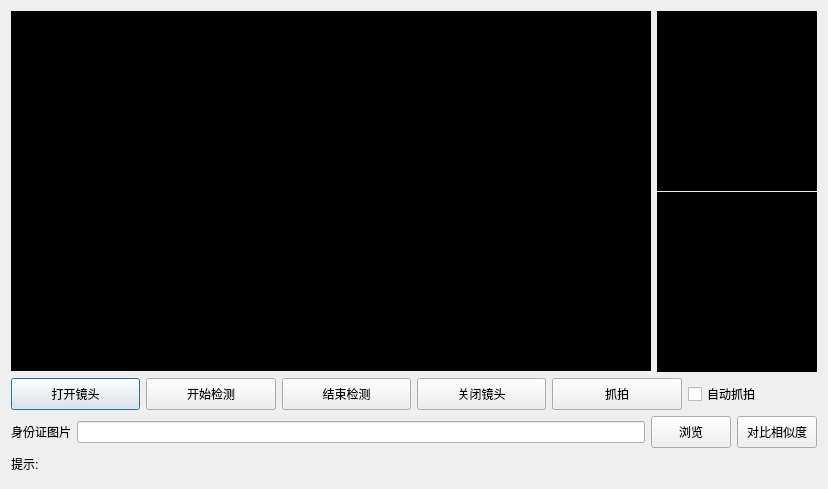
<?xml version="1.0" encoding="UTF-8"?>
<ui version="4.0">
 <class>FaceDetectClass</class>
 <widget class="QDialog" name="FaceDetectClass">
  <property name="geometry">
   <rect>
    <x>0</x>
    <y>0</y>
    <width>828</width>
    <height>489</height>
   </rect>
  </property>
  <property name="sizePolicy">
   <sizepolicy hsizetype="Fixed" vsizetype="Fixed">
    <horstretch>0</horstretch>
    <verstretch>0</verstretch>
   </sizepolicy>
  </property>
  <property name="windowTitle">
   <string>FaceDetect</string>
  </property>
  <layout class="QVBoxLayout" name="verticalLayout_2">
   <item>
    <layout class="QHBoxLayout" name="horizontalLayout">
     <item>
      <widget class="QLabel" name="label_FaceDetect">
       <property name="minimumSize">
        <size>
         <width>640</width>
         <height>360</height>
        </size>
       </property>
       <property name="maximumSize">
        <size>
         <width>640</width>
         <height>360</height>
        </size>
       </property>
       <property name="styleSheet">
        <string notr="true">background-color: rgb(0, 0, 0);</string>
       </property>
       <property name="text">
        <string>TextLabel</string>
       </property>
      </widget>
     </item>
     <item>
      <layout class="QVBoxLayout" name="verticalLayout">
       <property name="spacing">
        <number>1</number>
       </property>
       <item>
        <widget class="QLabel" name="label_FaceCapture">
         <property name="minimumSize">
          <size>
           <width>160</width>
           <height>180</height>
          </size>
         </property>
         <property name="maximumSize">
          <size>
           <width>160</width>
           <height>180</height>
          </size>
         </property>
         <property name="styleSheet">
          <string notr="true">background-color: rgb(0, 0, 0);</string>
         </property>
         <property name="text">
          <string>TextLabel</string>
         </property>
        </widget>
       </item>
       <item>
        <widget class="QLabel" name="label_IdentifyPhoto">
         <property name="minimumSize">
          <size>
           <width>160</width>
           <height>180</height>
          </size>
         </property>
         <property name="maximumSize">
          <size>
           <width>160</width>
           <height>180</height>
          </size>
         </property>
         <property name="styleSheet">
          <string notr="true">background-color: rgb(0, 0, 0);</string>
         </property>
         <property name="text">
          <string>TextLabel</string>
         </property>
        </widget>
       </item>
      </layout>
     </item>
    </layout>
   </item>
   <item>
    <layout class="QHBoxLayout" name="horizontalLayout_2">
     <item>
      <widget class="QPushButton" name="pushButton_CameraOpen">
       <property name="minimumSize">
        <size>
         <width>80</width>
         <height>32</height>
        </size>
       </property>
       <property name="text">
        <string>打开镜头</string>
       </property>
      </widget>
     </item>
     <item>
      <widget class="QPushButton" name="pushButton_DetectStart">
       <property name="minimumSize">
        <size>
         <width>80</width>
         <height>32</height>
        </size>
       </property>
       <property name="text">
        <string>开始检测</string>
       </property>
      </widget>
     </item>
     <item>
      <widget class="QPushButton" name="pushButton_DetectStop">
       <property name="minimumSize">
        <size>
         <width>80</width>
         <height>32</height>
        </size>
       </property>
       <property name="text">
        <string>结束检测</string>
       </property>
      </widget>
     </item>
     <item>
      <widget class="QPushButton" name="pushButton_CameraClose">
       <property name="minimumSize">
        <size>
         <width>80</width>
         <height>32</height>
        </size>
       </property>
       <property name="text">
        <string>关闭镜头</string>
       </property>
      </widget>
     </item>
     <item>
      <widget class="QPushButton" name="pushButton_PhotoCapture">
       <property name="minimumSize">
        <size>
         <width>80</width>
         <height>32</height>
        </size>
       </property>
       <property name="text">
        <string>抓拍</string>
       </property>
      </widget>
     </item>
     <item>
      <widget class="QCheckBox" name="checkBox">
       <property name="text">
        <string>自动抓拍</string>
       </property>
      </widget>
     </item>
    </layout>
   </item>
   <item>
    <layout class="QHBoxLayout" name="horizontalLayout_3">
     <item>
      <widget class="QLabel" name="label">
       <property name="text">
        <string>身份证图片</string>
       </property>
      </widget>
     </item>
     <item>
      <widget class="QLineEdit" name="lineEdit_IndentifyPhoto">
       <property name="minimumSize">
        <size>
         <width>320</width>
         <height>16</height>
        </size>
       </property>
       <property name="maximumSize">
        <size>
         <width>16777215</width>
         <height>16777215</height>
        </size>
       </property>
      </widget>
     </item>
     <item>
      <widget class="QPushButton" name="pushButton_PhotoBrowse">
       <property name="minimumSize">
        <size>
         <width>80</width>
         <height>32</height>
        </size>
       </property>
       <property name="text">
        <string>浏览</string>
       </property>
      </widget>
     </item>
     <item>
      <widget class="QPushButton" name="pushButton_PhotoCompare">
       <property name="minimumSize">
        <size>
         <width>80</width>
         <height>32</height>
        </size>
       </property>
       <property name="text">
        <string>对比相似度</string>
       </property>
      </widget>
     </item>
    </layout>
   </item>
   <item>
    <widget class="QLabel" name="label_Info">
     <property name="minimumSize">
      <size>
       <width>0</width>
       <height>20</height>
      </size>
     </property>
     <property name="maximumSize">
      <size>
       <width>16777215</width>
       <height>20</height>
      </size>
     </property>
     <property name="text">
      <string>提示:</string>
     </property>
    </widget>
   </item>
  </layout>
 </widget>
 <layoutdefault spacing="6" margin="11"/>
 <resources>
  <include location="FaceDetect.qrc"/>
 </resources>
 <connections/>
</ui>
